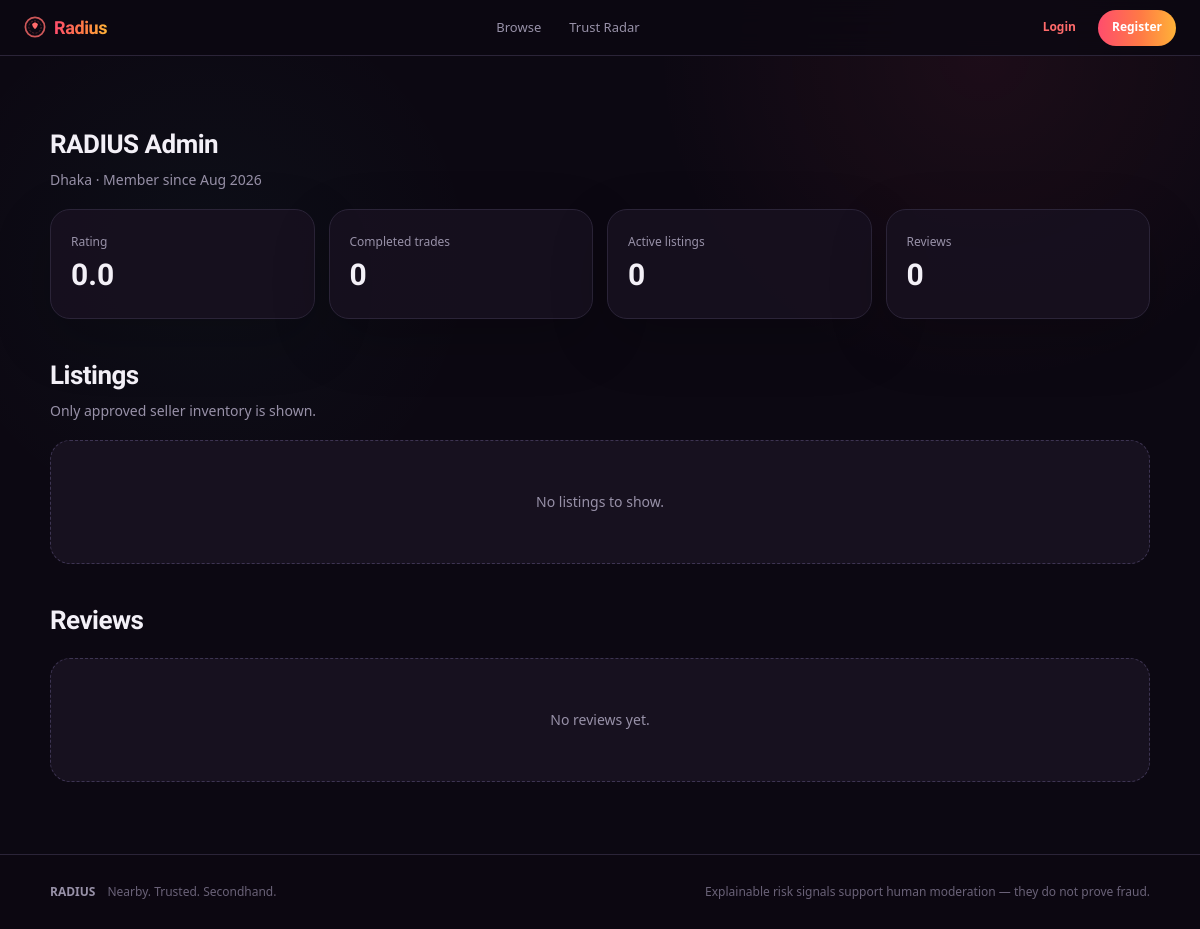
The page /profile.php?id=1 on the database its author committed.
### tables this page shows
CREATE TABLE users (
 id BIGINT UNSIGNED AUTO_INCREMENT PRIMARY KEY,
 name VARCHAR(120) NOT NULL,
 email VARCHAR(190) NOT NULL UNIQUE,
 password_hash VARCHAR(255) NOT NULL,
 role ENUM('user','admin') NOT NULL DEFAULT 'user',
 phone VARCHAR(30) NULL,
 location VARCHAR(190) NULL,
 latitude DECIMAL(10,7) NULL,
 longitude DECIMAL(10,7) NULL,
 profile_image VARCHAR(255) NULL,
 is_active TINYINT(1) NOT NULL DEFAULT 1,
 created_at TIMESTAMP NOT NULL DEFAULT CURRENT_TIMESTAMP,
 INDEX idx_users_active(is_active)
);

### includes/functions.php (called while the page is built, shortened)
<?php
function e(?string $value): string{return htmlspecialchars((string)$value,ENT_QUOTES|ENT_SUBSTITUTE,'UTF-8');}

### includes/auth.php (called while the page is built, shortened)
<?php
function current_user(): ?array {
    static $cached = false;
    static $user = null;
    if ($cached) return $user;
    if (empty($_SESSION['user_id'])) return null;
    $stmt = db()->prepare('SELECT id,name,email,role,phone,location,latitude,longitude,profile_image,is_active,created_at FROM users WHERE id=? LIMIT 1');
    $stmt->execute([(int) $_SESSION['user_id']]);
    $row = $stmt->fetch();
    $user = $row;
    return $user;
}

### profile.php (the view)
<?php
require_once __DIR__.'/includes/auth.php';require_once __DIR__.'/includes/functions.php';require_once __DIR__.'/includes/csrf.php';$viewer=current_user();$profileId=isset($_GET['id'])&&ctype_digit((string)$_GET['id'])?(int)$_GET['id']:(int)($viewer['id']??0);if($profileId<=0)redirect('/login.php');$pdo=db();$q=$pdo->prepare('SELECT id,name,role,location,latitude,longitude,profile_image,is_active,created_at FROM users WHERE id=? LIMIT 1');$q->execute([$profileId]);$profileUser=$q->fetch();$isOwn=$viewer&&(int)$viewer['id']===$profileId;$isAdmin=$viewer&&($viewer['role']??'')==='admin';if(!$profileUser||(!(bool)$profileUser['is_active']&&!$isOwn&&!$isAdmin)){http_response_code(404);exit('Profile not found.');}$q=$pdo->prepare("SELECT COUNT(*) FROM trade_requests WHERE (buyer_id=? OR seller_id=?) AND status='completed'");$q->execute([$profileId,$profileId]);$trades=(int)$q->fetchColumn();$q=$pdo->prepare('SELECT COALESCE(AVG(rating),0) FROM reviews WHERE reviewed_user_id=?');$q->execute([$profileId]);$rating=(float)$q->fetchColumn();if($isOwn||$isAdmin){$q=$pdo->prepare("SELECT l.*,(SELECT image_path FROM listing_images WHERE listing_id=l.id ORDER BY id LIMIT 1) image_path FROM listings l WHERE l.user_id=? AND l.status<>'removed' ORDER BY l.created_at DESC");}else{$q=$pdo->prepare("SELECT l.*,(SELECT image_path FROM listing_images WHERE listing_id=l.id ORDER BY id LIMIT 1) image_path FROM listings l WHERE l.user_id=? AND l.status='approved' AND l.availability_status IN ('available','reserved') ORDER BY l.created_at DESC");}$q->execute([$profileId]);$own=$q->fetchAll();$activeCount=count(array_filter($own,fn($x)=>in_array($x['availability_status']??'available',['available','reserved'],true)&&($x['status']??'')==='approved'));$r=$pdo->prepare('SELECT r.*,u.name reviewer FROM reviews r JOIN users u ON u.id=r.reviewer_id WHERE r.reviewed_user_id=? ORDER BY r.created_at DESC');$r->execute([$profileId]);$reviews=$r->fetchAll();$pageTitle=$profileUser['name'].' · Profile';include __DIR__.'/includes/header.php';?>
<div class="section-head"><div><h2><?=e($profileUser['name'])?></h2><p><?=e($profileUser['location']?:'Location not set')?> · Member since <?=date('M Y',strtotime($profileUser['created_at']))?><?php if(!$profileUser['is_active']):?> · Disabled account<?php endif;?></p></div></div><div class="stats"><div class="stat"><span class="muted">Rating</span><strong><?=number_format($rating,1)?></strong></div><div class="stat"><span class="muted">Completed trades</span><strong><?=$trades?></strong></div><div class="stat"><span class="muted">Active listings</span><strong><?=$activeCount?></strong></div><div class="stat"><span class="muted">Reviews</span><strong><?=count($reviews)?></strong></div></div><div class="section-head"><div><h2><?=$isOwn?'Your listings':'Listings'?></h2><p><?=$isOwn||$isAdmin?'Private/moderation states are visible to you.':'Only approved seller inventory is shown.'?></p></div><?php if($isOwn):?><a class="btn btn-sm" href="/create-listing.php">Sell item</a><?php endif;?></div><?php if($own):?><div class="grid"><?php foreach($own as$l):$availability=(string)($l['availability_status']??'available');?><div class="card"><a href="/listing.php?id=<?=$l['id']?>"><img class="product-img" loading="lazy" src="<?=e(listing_visual($l))?>" alt="<?=e($l['title'])?>"><div class="card-body"><span class="badge <?=e(trust_class((string)($l['trust_status']??''),(string)$l['status']))?>"><?=e(trust_label((string)($l['trust_status']??''),(string)$l['status']))?></span><h3><?=e($l['title'])?></h3><strong><?=money($l['price'])?></strong><div class="meta"><span><?=e(availability_label($availability))?></span><?php if($isOwn||$isAdmin):?><span>Moderation: <?=e($l['status'])?></span><?php endif;?></div></div></a><?php if($isOwn&&$l['status']!=='removed'&&$availability!=='sold'):?><div class="profile-card-actions"><?php if(in_array($availability,['available','withdrawn'],true)):?><a class="btn btn-sm" href="/edit-listing.php?id=<?=$l['id']?>">Edit</a><?php endif;?><form method="post" action="/delete-listing.php" data-confirm="Withdraw this listing? Existing fraud and trade history will be preserved."><?=csrf_field()?><input type="hidden" name="id" value="<?=$l['id']?>"><button class="btn btn-sm btn-danger">Withdraw</button></form></div><?php endif;?></div><?php endforeach;?></div><?php else:?><div class="empty">No listings to show.</div><?php endif;?><div class="section-head"><h2>Reviews</h2></div><?php foreach($reviews as$rv):?><div class="card card-body" style="margin-bottom:10px"><strong><?=e($rv['reviewer'])?> · <?=$rv['rating']?>/5</strong><p><?=e($rv['comment'])?></p></div><?php endforeach;?><?php if(!$reviews):?><div class="empty">No reviews yet.</div><?php endif;?><?php include __DIR__.'/includes/footer.php';?>

### assets/css/style.css (style rules this page uses)
:root { --bg-base:#0C0812;--bg-surface:#17111F;--bg-surface-raised:#201A2C;--border-subtle:#2B2438;--border-hover:#3D3452; --text-primary:#F3F0F7;--text-secondary:#9891A8;--text-tertiary:#6A6278; --accent-start:#FF4D6D;--accent-mid:#FF7A45;--accent-end:#FFB238;--accent-gradient:linear-gradient(90deg,var(--accent-start) 0%,var(--accent-mid) 55%,var(--accent-end) 100%);--accent-solid:#FF6B6B;--accent-solid-subtle:rgba(255,107,107,.14); --verified:#2ED8A7;--verified-bg:#0F2A24;--scan-glow:#3FE0D0;--danger:#EF4444;--danger-bg:#2A1416;--warning:#FBBF24;--warning-bg:#2A2312;--info:#3FE0D0;--info-bg:#0F2A24; --radius-sm:8px;--radius-md:12px;--radius-lg:20px;--radius-pill:999px;--space-1:4px;--space-2:8px;--space-3:12px;--space-4:16px;--space-6:24px;--space-8:32px;--space-12:48px; --font-display:'Bricolage Grotesque','Georgia',serif;--font-body:'General Sans',system-ui,-apple-system,sans-serif; color-scheme:dark;font-family:var(--font-body);font-size:14px;line-height:1.55;color:var(--text-primary) }
*,:before,:after { box-sizing:border-box }
html { background:var(--bg-base);scroll-behavior:smooth }
body { margin:0;background:var(--bg-base);color:var(--text-primary);-webkit-font-smoothing:antialiased;min-height:100vh;background-image:radial-gradient(circle at 82% 6%,rgba(255,77,109,.07),transparent 25%),radial-gradient(circle at 17% 28%,rgba(63,224,208,.035),transparent 23%) }
h1,h2,h3,h4,p { margin-top:0 }
.section-head { display:flex;align-items:end;justify-content:space-between;gap:16px;margin:36px 0 18px }
.section-head h2 { font-family:var(--font-display);font-size:26px;letter-spacing:-.02em;margin:0 }
.section-head p { margin:5px 0 0;color:var(--text-secondary) }
.muted,.card-desc { font-size:12px;color:var(--text-secondary);line-height:1.5 }
.form-card,.detail-panel,.stat,.table-wrap,.chat,.trust-card { background:rgba(23,17,31,.88);border:1px solid var(--border-subtle);border-radius:var(--radius-lg);box-shadow:0 20px 60px rgba(0,0,0,.2) }
.stats { display:grid;grid-template-columns:repeat(4,1fr);gap:14px }
.stat { padding:20px }
.stat strong { font-family:var(--font-display);font-size:30px;display:block }
.empty { padding:50px;text-align:center;background:var(--bg-surface);border:1px dashed var(--border-hover);border-radius:var(--radius-lg);color:var(--text-secondary) }

### rows shown on the page
users: name "RADIUS Admin", location "Dhaka", created_at "Aug 2026"

### other values the page prints
$rating "0.0"
$trades "0"
$activeCount "0"
count($reviews) "0"
